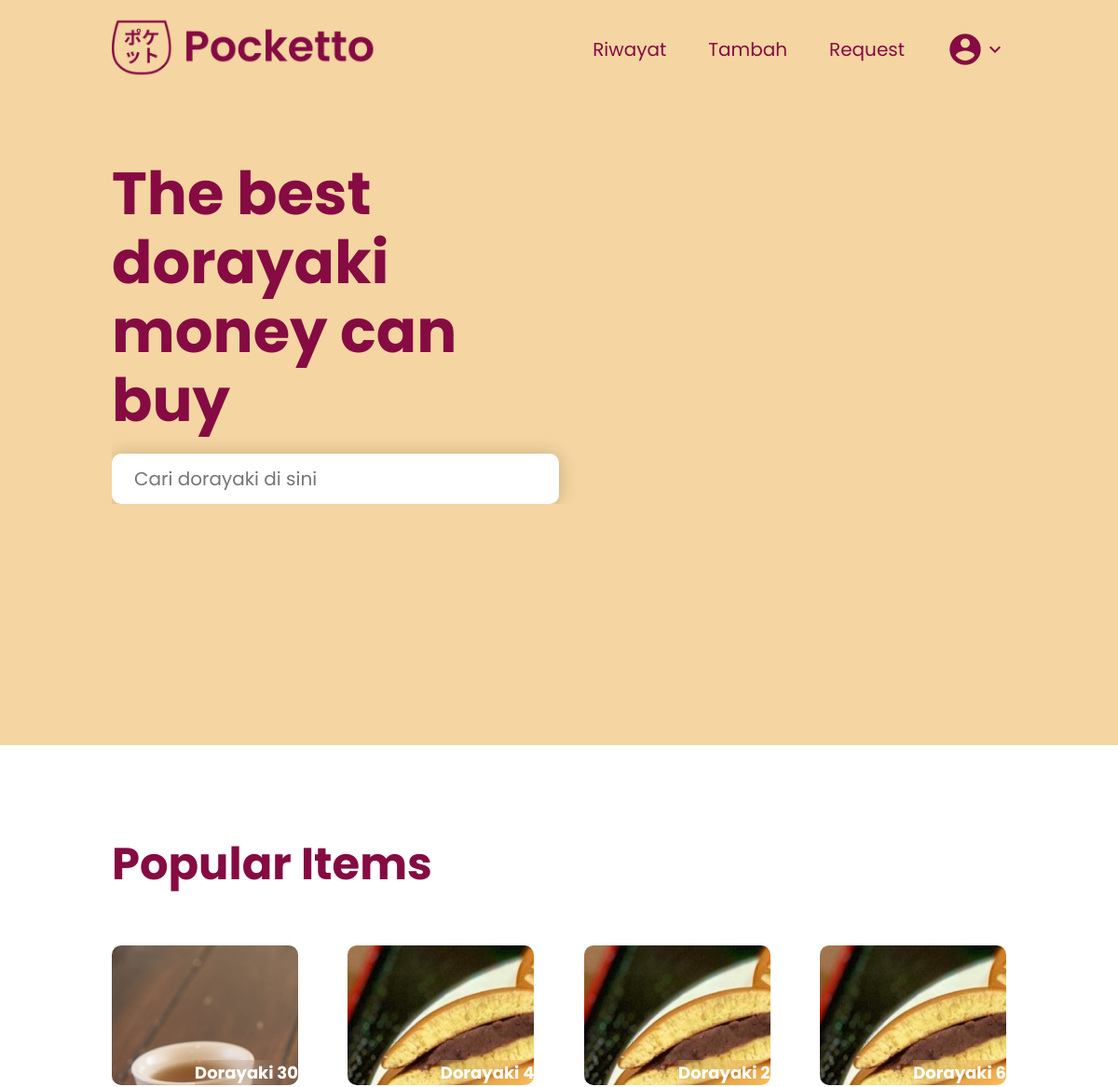
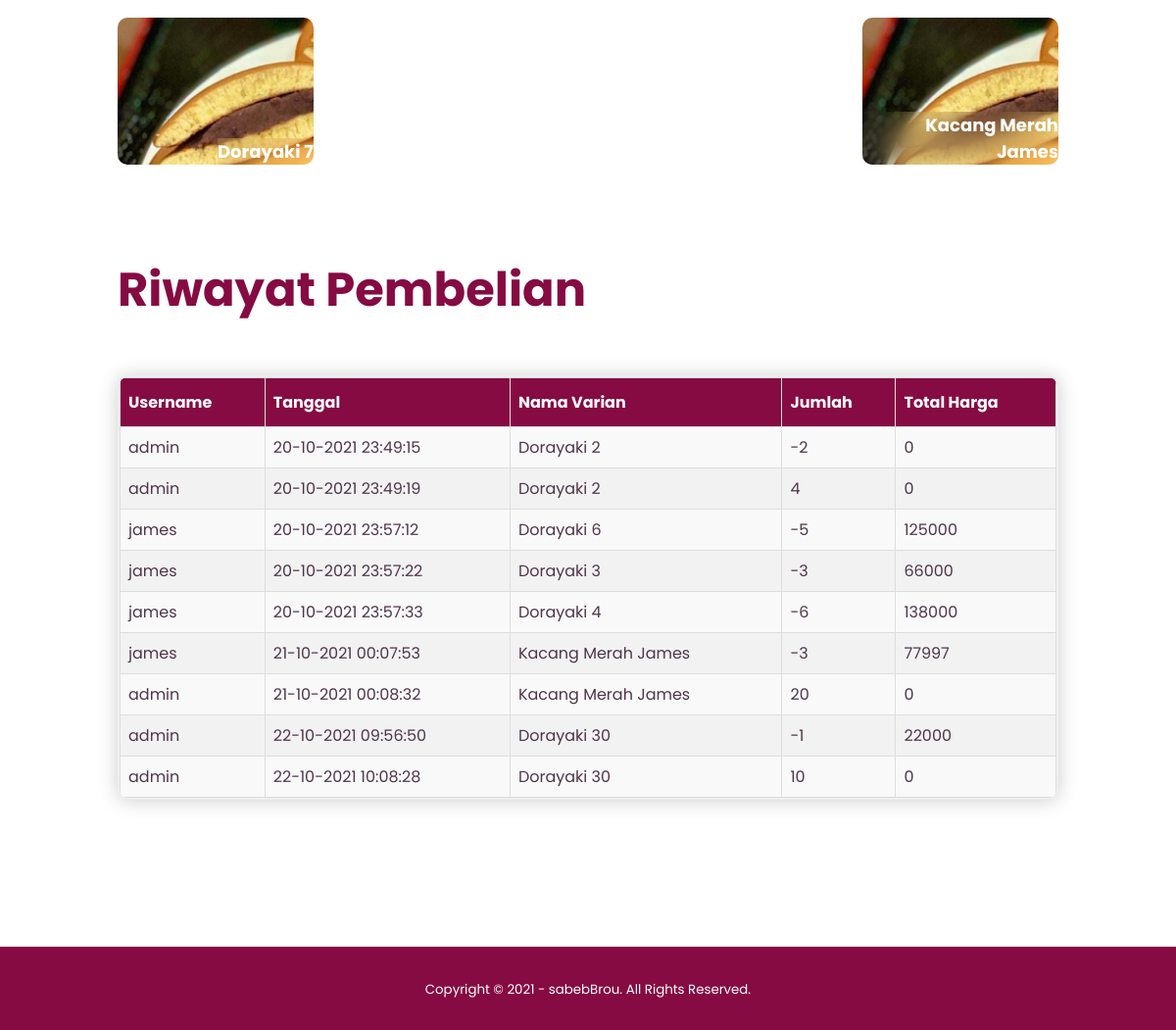
The page /pages/dashboard.php (signed in) on the database its author committed (2 pictures, top to bottom).
### tables this page shows
CREATE TABLE Dorayaki (
nama varchar (255),
deskripsi varchar (255),
harga int,
stok int,
jumlah_terjual int, gambar text,
PRIMARY KEY (nama)
);

CREATE TABLE Riwayat (
username varchar (30),
tanggal text,
nama_varian varchar (255),
jumlah int,
total_harga int,
FOREIGN KEY(username) REFERENCES Users(username),
FOREIGN KEY(nama_varian) REFERENCES Dorayaki(nama)
);

### pages/dashboard.php (the view, shortened to what this page needs)
<?php
$db = new MyDB();
$result = $db->query("select * from dorayaki order by jumlah_terjual desc limit 6");
$data= array();
while ($res= $result->fetchArray(1)){
  array_push($data, $res);
};
$username = $_COOKIE['username'];
if ($_SESSION['is_admin']) {
	$result = $db->query("select * from riwayat");
} else {
	$result = $db->query("select * from riwayat where username='$username'");
}
$data_riwayat= array();
while ($res= $result->fetchArray(1)){
  array_push($data_riwayat, $res);
};
?>
<!DOCTYPE html>
<html lang="en">
<head>
	<link rel="stylesheet" href="../css/dashboard.css" />
</head>
<body>
	<div class="hero-wrapper">
		<?php
			include "intermediate/navbar.php";
			echo create_navbar();
		?>
		<div class="hero-text-wrapper">
			<div class="hero-text">
				<h1>The best dorayaki money can buy</h1>
				<form class="search-input" method="get" action="search_dorayaki.php">
					<input
						type="text"
						class="text text-input"
						name="keyword"
						placeholder="Cari dorayaki di sini"
						autocomplete="off"
					/>
				</form>
			</div>
		</div>
	</div>
	<div class="popular-items">
		<h2>Popular Items</h2>
		<div class="popular-cards-container">
      <?php foreach ($data as $row) : ?>
        <a href="detail_dorayaki.php?nama=<?= $row["nama"]?>">
          <div class="dorayaki-card">
            <img src="<?=$row['gambar']?>" alt="dorayaki-real" />
            <h3><?=$row["nama"]?></h3>
          </div>
        </a>
      <?php endforeach;?>
    </div>
	</div>
	<div class="riwayat-wrapper">
		<h2>Riwayat Pembelian</h2>
		<div class="riwayat-container">
			<table>
				<thead>
					<tr>
						<th>Username</th>
						<th>Tanggal</th>
						<th>Nama Varian</th>
						<th>Jumlah</th>
						<th>Total Harga</th>
					</tr>
				</thead>
				<tbody>
				<?php foreach ($data_riwayat as $row): ?>
					<tr>
						<td><?=$row["username"]?></td>
						<td><?=$row["tanggal"]?></td>
						<td><a href="detail_dorayaki.php?nama=<?= $row["nama_varian"]?>"><?=$row["nama_varian"]?></a></td>
						<td><?=$row["jumlah"]?></td>
						<td><?=$row["total_harga"]?></td>
					</tr>
				<?php endforeach; ?>
				</tbody>
			</table>
		</div>
	</div>
	<footer>
		<small>Copyright © 2021 - sabebBrou. All Rights Reserved.</small>
	</footer>
</body>
</html>

### pages/intermediate/navbar.php
<?php
function create_navbar(){
  $is_admin = $_SESSION['is_admin'];
  $output = '';
  $output .= '
  <link rel="stylesheet" href="../css/style.css" />
  <script src="../js/navbar.js"></script>
  <div class="header">
    <div class="navbar">
      <a href="dashboard.php">
        <img class="main_logo" src="../images/main_logo.png" alt="main logo" />
      </a>
      <div class="header_text">
        <a href="history.php" class="text" id="dashboard">Riwayat</a>';
  $output .= $is_admin ==1 ? '
  <a href="add_dorayaki.php" class="text center_text" id="tambah-beli-varian">Tambah</a>
  <a href="request.php" class="text center_text" id="dashboard">Request</a>' : '';
  $output .= '<div class="account">
          <span class="material-icons" id="account-logo" onclick="menuToggle();">
            account_circle
          </span>
          <span class="material-icons" id="expand-logo" onclick="menuToggle();">
            expand_more
          </span>
        </div>
      </div>
    </div>
    <div class="account-expand">
      <ul class="expand-dropdown">
        <li class="dropdown-item">
          <a class="text dropdown-text">Hello, '.$_COOKIE['username'].'</a>
        </li>
        <li class="dropdown-item">
          <form method="post" class="logout-form">
            <input type="submit" value="Logout" name="logout" class="text dropdown-text logout-btn">
          </form>
        </li>
      </ul>
    </div>
  </div>';
  return $output;
}
?>

### css/dashboard.css (style rules this page uses)
* { font-family: Poppins; box-sizing: border-box; }
*, html, body { margin: 0; padding: 0; }
body { min-height: 100vh; }
.hero-wrapper { background-color: #f5d5a2; width: 100%; height: 800px; }
.hero-text-wrapper { width: 80%; margin: auto; margin-top: 10vh; overflow: hidden; display: flex; justify-content: space-between; }
.hero-text { width: 50%; max-width: 700px; min-width: 350px; }
h1 { font-weight: bold; font-size: 64px; line-height: 74px; color: #850b42; }
input { box-shadow: 0px 1px 20px rgba(0, 0, 0, 0.2); border-radius: 10px; border: none; width: 100%; padding: 12px 0 12px 24px; font-weight: normal; font-size: 26px; color: #c4c4c4; margin-top: 20px; }
.popular-items { width: 80%; margin: auto; }
h2 { font-style: normal; font-weight: bold; font-size: 48px; line-height: 55px; color: #850b42; margin-top: 100px; }
.popular-cards-container { display: flex; justify-content: space-between; margin-top: 60px; flex-wrap: wrap; gap: 20px; }
.dorayaki-card { border-radius: 10px; overflow: hidden; width: 200px; height: 150px; position: relative; }
.dorayaki-card img { max-width: 550px; }
.dorayaki-card h3 { font-weight: bold; font-size: 18px; color: #ffffff; position: absolute; bottom: 0px; right: 0px; float: right; text-align: end; width: fit-content; backdrop-filter: blur(15px); -webkit-backdrop-filter: blur(15px); }
.riwayat-wrapper { width: 80%; margin: auto; }
.riwayat-container { width: 100%; background: #f9f9f9; border: 2px solid rgba(196, 196, 196, 0.2); box-shadow: 0px 1px 20px rgba(0, 0, 0, 0.2); border-radius: 10px; margin-top: 60px; margin-bottom: 150px; overflow: hidden; }
table { border-collapse: collapse; width: 100%; }
td, th { border: 1px solid #ddd; padding: 8px; }
td, td a { color: #4f3649; }
tr:nth-child(even) { background-color: #f2f2f2; }
th { padding-top: 12px; padding-bottom: 12px; text-align: left; background-color: #850b42; color: white; }

### css/style.css (style rules this page uses)
* { font-family: Poppins; }
a { text-decoration: none; }
.navbar { display: flex; justify-content: space-between; margin: auto; align-items: center; width: 80%; padding-top: 15px; }
.main_logo { width: 287px; }
.header_text { display: flex; justify-content: flex-end; align-items: center; width: min(50%, 450px); }
.header_text a { margin-right: 10%; }
.text { font-size: 20px; line-height: 30px; color: #850b42; }
.account { display: flex; align-items: center; justify-content: center; }
#account-logo { font-size: 40px; color: #850b42; cursor: pointer; }
#expand-logo { color: #850b42; cursor: pointer; }
footer { padding: 30px 0; background-color: #850b42; color: #fff; text-align: center; font-family: Poppins; }

### rows shown on the page
dorayaki: gambar (picture), nama "Dorayaki 30"
dorayaki: gambar (picture), nama "Dorayaki 4"
dorayaki: gambar (picture), nama "Dorayaki 2"
dorayaki: gambar (picture), nama "Dorayaki 6"
dorayaki: gambar (picture), nama "Dorayaki 7"
dorayaki: gambar (picture), nama "Kacang Merah James"
riwayat: username "admin", tanggal "20-10-2021 23:49:15", nama_varian "Dorayaki 2", jumlah "-2", total_harga "0"
riwayat: username "admin", tanggal "20-10-2021 23:49:19", nama_varian "Dorayaki 2", jumlah "4", total_harga "0"
riwayat: username "james", tanggal "20-10-2021 23:57:12", nama_varian "Dorayaki 6", jumlah "-5", total_harga "125000"
riwayat: username "james", tanggal "20-10-2021 23:57:22", nama_varian "Dorayaki 3", jumlah "-3", total_harga "66000"
riwayat: username "james", tanggal "20-10-2021 23:57:33", nama_varian "Dorayaki 4", jumlah "-6", total_harga "138000"
riwayat: username "james", tanggal "21-10-2021 00:07:53", nama_varian "Kacang Merah James", jumlah "-3", total_harga "77997"
riwayat: username "admin", tanggal "21-10-2021 00:08:32", nama_varian "Kacang Merah James", jumlah "20", total_harga "0"
riwayat: username "admin", tanggal "22-10-2021 09:56:50", nama_varian "Dorayaki 30", jumlah "-1", total_harga "22000"
riwayat: username "admin", tanggal "22-10-2021 10:08:28", nama_varian "Dorayaki 30", jumlah "10", total_harga "0"
